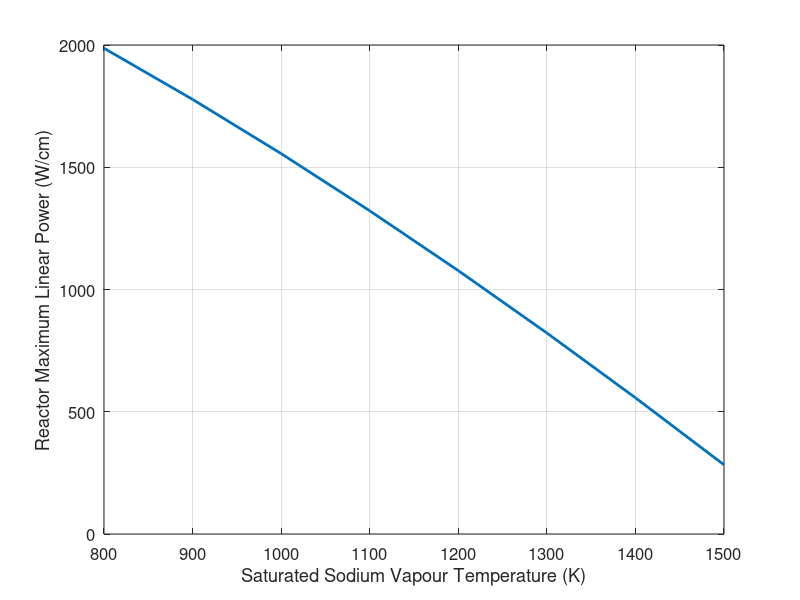

Reproduce this figure in MATLAB.
% Script to Find Bounding Fuel Element Linear Power for Sodium Cooled NSP Systems
% Refer iaea.org/publications/7965/thermophysical-properties-of\
%       -materials-for-nuclear-engineering-a-tutorial-and-collection-of-data
%       for UN Integrated Thermal Conductivity Data
% Refer osti.gov/biblio/532973 for MA956 ODS Steel Thermal Conductivity Data

clc;
clear all;
close all;


% ########################### Set Script Inputs
% UN Fuel Pellet Radius
r1 = 7.9; % mm

% MA 956 ODS Steel Radius
r2 = 8.4; % mm

% Maximum Fuel Centerline Temperature
Tm = 1600; % K

% Sodium Saturated Vapour Temperature Range
T_b = 800:100:1500; % K

% Initialise Fuel Linear Power Rating
q = NaN(length(T_b), 1); % W / m


% ########################### Import and Define Material Thermal Data
% MA956 ODS Steel Thermal Conductivity
k_MA956 = @ (T) ((1 ./ 60) .* (T - 273) + 10);


% ########################### Define Lambda Functions
% Define Helper Function to Solve for Fuel Pellet Surface Temperature
% This Equation is Derived by Integrating the Equation for UN Thermal Conductivity
T_s_UN_func = @ (x) ((Tm .^ 1.39...
                      - (1.39 ./ 1.41) .* (x ./ (4 .* pi))) .^ (1 ./ 1.39));

% Define Helper Function to Solve for Fuel Pellet Surface Temperature
% This Equation is Derived from Radial Heat Conduction Equation
T_s_TH_func = @ (x, T_b, G) (T_b + x .* (log(r2 / r1) ./ (2 .* pi .* k_MA956(T_b))));


% ########################### Calculate Linear Power Values
Tol = 1E-12;
for i = 1:length(T_b)
  t_b = T_b(i);

  try
    % Find Fuel Pin Linear Power Rating
    % Raise Function's Output to 1.39 to Avoid Imaginary Values
    tmp_func = @ (x) (real(T_s_UN_func(x) .^ 1.39) - (T_s_TH_func(x, t_b) .^ 1.39));
    [q_dash, val, info, out] = fzero(tmp_func, [100 1E6], optimset('TolX', Tol));
  catch
    continue;
  end_try_catch

  % Handle Case for Singular Point Convergence by Rejecting the q_dash Value
  if (info == -5)
    continue;
  endif

  q(i) = q_dash;
  clc;
  printf('Linear Power Calculation Progress >> %2.1f %%\n', ((100 * i) / length(T_b)));
endfor
clear Tol i j t_b q_dash tmp_func val info out;
clc;


% ########################### Plot Solution
% Plot for Reactor Linear Power with Fixed Range for Comparison
figure(1, 'name', 'Plot of Reactor Linear Power');
plot(T_b, q .* 1E-2, 'linewidth', 2);
hold on;
grid on;

##title(sprintf('Reactor Maximum Linear Power vs Sodium Vapour Temperature for Fuel Centerline Temperature of %.0f K', Tm));
xlabel('Saturated Sodium Vapour Temperature (K)');
ylabel('Reactor Maximum Linear Power (W/cm)');
set(gca, 'fontsize', 12);

% ########################### Clear Unnecessary Variables
clear -x r1 r2 Tm T_b q;

